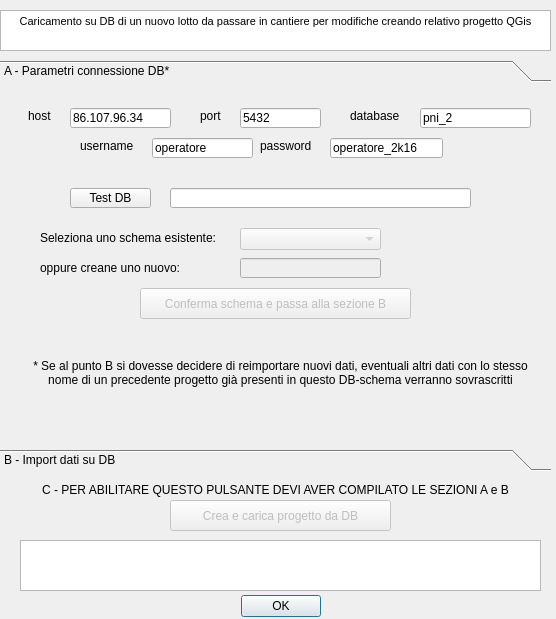
<?xml version="1.0" encoding="UTF-8"?>
<ui version="4.0">
 <class>ProgettoPNIDockWidgetBase</class>
 <widget class="QDialog" name="ProgettoPNIDockWidgetBase">
  <property name="geometry">
   <rect>
    <x>0</x>
    <y>0</y>
    <width>556</width>
    <height>619</height>
   </rect>
  </property>
  <property name="windowTitle">
   <string>ProgettoPNI</string>
  </property>
  <widget class="QDialogButtonBox" name="button_box">
   <property name="geometry">
    <rect>
     <x>230</x>
     <y>590</y>
     <width>91</width>
     <height>32</height>
    </rect>
   </property>
   <property name="orientation">
    <enum>Qt::Horizontal</enum>
   </property>
   <property name="standardButtons">
    <set>QDialogButtonBox::Ok</set>
   </property>
  </widget>
  <widget class="QTextBrowser" name="txtHelp">
   <property name="geometry">
    <rect>
     <x>0</x>
     <y>10</y>
     <width>551</width>
     <height>41</height>
    </rect>
   </property>
   <property name="html">
    <string>&lt;!DOCTYPE HTML PUBLIC &quot;-//W3C//DTD HTML 4.0//EN&quot; &quot;http://www.w3.org/TR/REC-html40/strict.dtd&quot;&gt;
&lt;html&gt;&lt;head&gt;&lt;meta name=&quot;qrichtext&quot; content=&quot;1&quot; /&gt;&lt;style type=&quot;text/css&quot;&gt;
p, li { white-space: pre-wrap; }
&lt;/style&gt;&lt;/head&gt;&lt;body style=&quot; font-family:'MS Shell Dlg 2'; font-size:8.15094pt; font-weight:400; font-style:normal;&quot;&gt;
&lt;p align=&quot;center&quot; style=&quot; margin-top:0px; margin-bottom:0px; margin-left:0px; margin-right:0px; -qt-block-indent:0; text-indent:0px;&quot;&gt;&lt;span style=&quot; font-size:8.15094pt;&quot;&gt;Caricamento su DB di un nuovo lotto da passare in cantiere per modifiche creando relativo progetto QGis&lt;/span&gt;&lt;/p&gt;&lt;/body&gt;&lt;/html&gt;</string>
   </property>
  </widget>
  <widget class="QTextBrowser" name="txtFeedback">
   <property name="geometry">
    <rect>
     <x>20</x>
     <y>540</y>
     <width>521</width>
     <height>51</height>
    </rect>
   </property>
  </widget>
  <widget class="QWidget" name="layoutWidget">
   <property name="geometry">
    <rect>
     <x>0</x>
     <y>0</y>
     <width>2</width>
     <height>2</height>
    </rect>
   </property>
   <layout class="QVBoxLayout" name="verticalLayout"/>
  </widget>
  <widget class="QToolBox" name="toolbox">
   <property name="enabled">
    <bool>true</bool>
   </property>
   <property name="geometry">
    <rect>
     <x>0</x>
     <y>60</y>
     <width>551</width>
     <height>411</height>
    </rect>
   </property>
   <property name="toolTip">
    <string/>
   </property>
   <widget class="QWidget" name="chkDB">
    <property name="enabled">
     <bool>true</bool>
    </property>
    <property name="geometry">
     <rect>
      <x>0</x>
      <y>0</y>
      <width>551</width>
      <height>355</height>
     </rect>
    </property>
    <attribute name="label">
     <string>A - Parametri connessione DB*</string>
    </attribute>
    <widget class="QLabel" name="label">
     <property name="geometry">
      <rect>
       <x>28</x>
       <y>20</y>
       <width>41</width>
       <height>16</height>
      </rect>
     </property>
     <property name="text">
      <string>host</string>
     </property>
    </widget>
    <widget class="QLineEdit" name="hostDB">
     <property name="geometry">
      <rect>
       <x>70</x>
       <y>20</y>
       <width>101</width>
       <height>20</height>
      </rect>
     </property>
     <property name="text">
      <string>86.107.96.34</string>
     </property>
    </widget>
    <widget class="QLineEdit" name="portDB">
     <property name="geometry">
      <rect>
       <x>240</x>
       <y>20</y>
       <width>81</width>
       <height>20</height>
      </rect>
     </property>
     <property name="text">
      <string>5432</string>
     </property>
    </widget>
    <widget class="QLineEdit" name="usrDB">
     <property name="geometry">
      <rect>
       <x>152</x>
       <y>50</y>
       <width>101</width>
       <height>20</height>
      </rect>
     </property>
     <property name="text">
      <string>operatore</string>
     </property>
    </widget>
    <widget class="QLineEdit" name="pwdDB">
     <property name="geometry">
      <rect>
       <x>330</x>
       <y>50</y>
       <width>113</width>
       <height>20</height>
      </rect>
     </property>
     <property name="text">
      <string>operatore_2k16</string>
     </property>
    </widget>
    <widget class="QLineEdit" name="nameDB">
     <property name="geometry">
      <rect>
       <x>420</x>
       <y>20</y>
       <width>111</width>
       <height>20</height>
      </rect>
     </property>
     <property name="text">
      <string>pni_2</string>
     </property>
    </widget>
    <widget class="QLabel" name="label_2">
     <property name="geometry">
      <rect>
       <x>200</x>
       <y>20</y>
       <width>41</width>
       <height>16</height>
      </rect>
     </property>
     <property name="text">
      <string>port</string>
     </property>
    </widget>
    <widget class="QLabel" name="label_3">
     <property name="geometry">
      <rect>
       <x>80</x>
       <y>50</y>
       <width>71</width>
       <height>16</height>
      </rect>
     </property>
     <property name="text">
      <string>username</string>
     </property>
    </widget>
    <widget class="QLabel" name="label_4">
     <property name="geometry">
      <rect>
       <x>260</x>
       <y>50</y>
       <width>61</width>
       <height>16</height>
      </rect>
     </property>
     <property name="text">
      <string>password</string>
     </property>
    </widget>
    <widget class="QLabel" name="label_5">
     <property name="geometry">
      <rect>
       <x>350</x>
       <y>20</y>
       <width>61</width>
       <height>16</height>
      </rect>
     </property>
     <property name="text">
      <string>database</string>
     </property>
    </widget>
    <widget class="QToolButton" name="testBtn">
     <property name="geometry">
      <rect>
       <x>70</x>
       <y>100</y>
       <width>81</width>
       <height>20</height>
      </rect>
     </property>
     <property name="text">
      <string>Test DB</string>
     </property>
    </widget>
    <widget class="QLineEdit" name="testAnswer">
     <property name="geometry">
      <rect>
       <x>170</x>
       <y>100</y>
       <width>301</width>
       <height>20</height>
      </rect>
     </property>
     <property name="readOnly">
      <bool>true</bool>
     </property>
    </widget>
    <widget class="QLabel" name="label_9">
     <property name="geometry">
      <rect>
       <x>40</x>
       <y>140</y>
       <width>191</width>
       <height>20</height>
      </rect>
     </property>
     <property name="text">
      <string>Seleziona uno schema esistente:</string>
     </property>
    </widget>
    <widget class="QLineEdit" name="schemaDB">
     <property name="enabled">
      <bool>false</bool>
     </property>
     <property name="geometry">
      <rect>
       <x>240</x>
       <y>170</y>
       <width>141</width>
       <height>20</height>
      </rect>
     </property>
     <property name="text">
      <string/>
     </property>
    </widget>
    <widget class="QLabel" name="label_6">
     <property name="geometry">
      <rect>
       <x>20</x>
       <y>260</y>
       <width>521</width>
       <height>51</height>
      </rect>
     </property>
     <property name="text">
      <string>&lt;html&gt;&lt;head/&gt;&lt;body&gt;&lt;p align=&quot;center&quot;&gt;* Se al punto B si dovesse decidere di reimportare nuovi dati, eventuali altri dati con lo stesso nome di un precedente progetto già presenti in questo DB-schema verranno sovrascritti&lt;/p&gt;&lt;/body&gt;&lt;/html&gt;</string>
     </property>
     <property name="wordWrap">
      <bool>true</bool>
     </property>
    </widget>
    <widget class="QLabel" name="label_10">
     <property name="geometry">
      <rect>
       <x>40</x>
       <y>170</y>
       <width>191</width>
       <height>20</height>
      </rect>
     </property>
     <property name="text">
      <string>oppure creane uno nuovo:</string>
     </property>
    </widget>
    <widget class="QComboBox" name="schemaDB_combo">
     <property name="enabled">
      <bool>false</bool>
     </property>
     <property name="geometry">
      <rect>
       <x>240</x>
       <y>140</y>
       <width>141</width>
       <height>22</height>
      </rect>
     </property>
    </widget>
    <widget class="QToolButton" name="testBtn_schema">
     <property name="enabled">
      <bool>false</bool>
     </property>
     <property name="geometry">
      <rect>
       <x>140</x>
       <y>200</y>
       <width>271</width>
       <height>31</height>
      </rect>
     </property>
     <property name="text">
      <string>Conferma schema e passa alla sezione B</string>
     </property>
    </widget>
   </widget>
   <widget class="QWidget" name="import_DB">
    <property name="geometry">
     <rect>
      <x>0</x>
      <y>0</y>
      <width>551</width>
      <height>355</height>
     </rect>
    </property>
    <attribute name="label">
     <string>B - Import dati su DB</string>
    </attribute>
    <widget class="QCheckBox" name="no_import">
     <property name="geometry">
      <rect>
       <x>10</x>
       <y>40</y>
       <width>541</width>
       <height>20</height>
      </rect>
     </property>
     <property name="text">
      <string>I dati sono già sul DB secondo le informazioni riportate nel riquadro A</string>
     </property>
    </widget>
    <widget class="QGroupBox" name="si_import">
     <property name="geometry">
      <rect>
       <x>0</x>
       <y>70</y>
       <width>551</width>
       <height>191</height>
      </rect>
     </property>
     <property name="title">
      <string>Importa i dati sul DB per creare un progetto completo</string>
     </property>
     <property name="checkable">
      <bool>true</bool>
     </property>
     <property name="checked">
      <bool>false</bool>
     </property>
     <widget class="QLabel" name="label_50">
      <property name="geometry">
       <rect>
        <x>10</x>
        <y>30</y>
        <width>531</width>
        <height>16</height>
       </rect>
      </property>
      <property name="text">
       <string>Prendi tutti gli shapefiles dalla seguente cartella di origine:</string>
      </property>
     </widget>
     <widget class="QToolButton" name="dirBrowse_btn">
      <property name="geometry">
       <rect>
        <x>30</x>
        <y>60</y>
        <width>201</width>
        <height>20</height>
       </rect>
      </property>
      <property name="text">
       <string>...cartella di origine dati...</string>
      </property>
     </widget>
     <widget class="QTextBrowser" name="txtFeedback_import">
      <property name="geometry">
       <rect>
        <x>310</x>
        <y>90</y>
        <width>231</width>
        <height>91</height>
       </rect>
      </property>
      <property name="html">
       <string>&lt;!DOCTYPE HTML PUBLIC &quot;-//W3C//DTD HTML 4.0//EN&quot; &quot;http://www.w3.org/TR/REC-html40/strict.dtd&quot;&gt;
&lt;html&gt;&lt;head&gt;&lt;meta name=&quot;qrichtext&quot; content=&quot;1&quot; /&gt;&lt;style type=&quot;text/css&quot;&gt;
p, li { white-space: pre-wrap; }
&lt;/style&gt;&lt;/head&gt;&lt;body style=&quot; font-family:'MS Shell Dlg 2'; font-size:8.15094pt; font-weight:400; font-style:normal;&quot;&gt;
&lt;p style=&quot;-qt-paragraph-type:empty; margin-top:0px; margin-bottom:0px; margin-left:0px; margin-right:0px; -qt-block-indent:0; text-indent:0px; font-size:8.15094pt;&quot;&gt;&lt;br /&gt;&lt;/p&gt;&lt;/body&gt;&lt;/html&gt;</string>
      </property>
     </widget>
     <widget class="QToolButton" name="import_shp">
      <property name="geometry">
       <rect>
        <x>20</x>
        <y>100</y>
        <width>271</width>
        <height>31</height>
       </rect>
      </property>
      <property name="text">
       <string>IMPORTA shp su DB e CREA PROGETTO</string>
      </property>
     </widget>
     <widget class="QLineEdit" name="dirBrowse_txt">
      <property name="geometry">
       <rect>
        <x>240</x>
        <y>60</y>
        <width>301</width>
        <height>20</height>
       </rect>
      </property>
     </widget>
     <widget class="QProgressBar" name="import_progressBar">
      <property name="geometry">
       <rect>
        <x>10</x>
        <y>140</y>
        <width>291</width>
        <height>23</height>
       </rect>
      </property>
      <property name="value">
       <number>0</number>
      </property>
     </widget>
     <zorder>label_50</zorder>
     <zorder>dirBrowse_btn</zorder>
     <zorder>import_shp</zorder>
     <zorder>dirBrowse_txt</zorder>
     <zorder>import_progressBar</zorder>
     <zorder>txtFeedback_import</zorder>
    </widget>
    <widget class="QLabel" name="label_68">
     <property name="geometry">
      <rect>
       <x>20</x>
       <y>10</y>
       <width>161</width>
       <height>16</height>
      </rect>
     </property>
     <property name="text">
      <string>Tpo di dati da importare</string>
     </property>
    </widget>
    <widget class="QRadioButton" name="ced_radioButton">
     <property name="enabled">
      <bool>true</bool>
     </property>
     <property name="geometry">
      <rect>
       <x>190</x>
       <y>10</y>
       <width>151</width>
       <height>18</height>
      </rect>
     </property>
     <property name="text">
      <string>CeD (piccoli comuni)</string>
     </property>
     <property name="checked">
      <bool>true</bool>
     </property>
     <attribute name="buttonGroup">
      <string notr="true">buttonGroup</string>
     </attribute>
    </widget>
    <widget class="QRadioButton" name="aib_radioButton">
     <property name="enabled">
      <bool>true</bool>
     </property>
     <property name="geometry">
      <rect>
       <x>370</x>
       <y>10</y>
       <width>90</width>
       <height>18</height>
      </rect>
     </property>
     <property name="text">
      <string>AeB (città)</string>
     </property>
     <attribute name="buttonGroup">
      <string notr="true">buttonGroup</string>
     </attribute>
    </widget>
    <widget class="QGroupBox" name="si_import_parziale">
     <property name="geometry">
      <rect>
       <x>9</x>
       <y>270</y>
       <width>541</width>
       <height>91</height>
      </rect>
     </property>
     <property name="title">
      <string>Importa dati parziali su DB per poi creare progetto completo da pulsante C</string>
     </property>
     <property name="checkable">
      <bool>true</bool>
     </property>
     <property name="checked">
      <bool>false</bool>
     </property>
     <widget class="QToolButton" name="dirBrowse_btn_parziale">
      <property name="geometry">
       <rect>
        <x>10</x>
        <y>20</y>
        <width>201</width>
        <height>20</height>
       </rect>
      </property>
      <property name="text">
       <string>...cartella di origine dati...</string>
      </property>
     </widget>
     <widget class="QLineEdit" name="dirBrowse_txt_parziale">
      <property name="geometry">
       <rect>
        <x>220</x>
        <y>20</y>
        <width>301</width>
        <height>20</height>
       </rect>
      </property>
     </widget>
     <widget class="QToolButton" name="import_shp_parziale">
      <property name="geometry">
       <rect>
        <x>130</x>
        <y>50</y>
        <width>281</width>
        <height>21</height>
       </rect>
      </property>
      <property name="text">
       <string>IMPORTA shp su DB (non crea il progetto)</string>
      </property>
     </widget>
    </widget>
   </widget>
  </widget>
  <widget class="QLabel" name="label_64">
   <property name="geometry">
    <rect>
     <x>10</x>
     <y>480</y>
     <width>531</width>
     <height>20</height>
    </rect>
   </property>
   <property name="text">
    <string>&lt;html&gt;&lt;head/&gt;&lt;body&gt;&lt;p align=&quot;center&quot;&gt;C - PER ABILITARE QUESTO PULSANTE DEVI AVER COMPILATO LE SEZIONI A e B&lt;/p&gt;&lt;/body&gt;&lt;/html&gt;</string>
   </property>
  </widget>
  <widget class="QToolButton" name="createBtn">
   <property name="enabled">
    <bool>false</bool>
   </property>
   <property name="geometry">
    <rect>
     <x>170</x>
     <y>500</y>
     <width>221</width>
     <height>31</height>
    </rect>
   </property>
   <property name="text">
    <string>Crea e carica progetto da DB</string>
   </property>
  </widget>
  <zorder>layoutWidget</zorder>
  <zorder>button_box</zorder>
  <zorder>txtHelp</zorder>
  <zorder>txtFeedback</zorder>
  <zorder>toolbox</zorder>
  <zorder>label_64</zorder>
  <zorder>createBtn</zorder>
 </widget>
 <tabstops>
  <tabstop>hostDB</tabstop>
  <tabstop>portDB</tabstop>
  <tabstop>usrDB</tabstop>
  <tabstop>pwdDB</tabstop>
  <tabstop>nameDB</tabstop>
  <tabstop>testBtn</tabstop>
  <tabstop>testAnswer</tabstop>
  <tabstop>txtFeedback</tabstop>
  <tabstop>txtHelp</tabstop>
 </tabstops>
 <resources/>
 <connections>
  <connection>
   <sender>button_box</sender>
   <signal>accepted()</signal>
   <receiver>ProgettoPNIDockWidgetBase</receiver>
   <slot>accept()</slot>
   <hints>
    <hint type="sourcelabel">
     <x>20</x>
     <y>20</y>
    </hint>
    <hint type="destinationlabel">
     <x>20</x>
     <y>20</y>
    </hint>
   </hints>
  </connection>
  <connection>
   <sender>button_box</sender>
   <signal>rejected()</signal>
   <receiver>ProgettoPNIDockWidgetBase</receiver>
   <slot>reject()</slot>
   <hints>
    <hint type="sourcelabel">
     <x>20</x>
     <y>20</y>
    </hint>
    <hint type="destinationlabel">
     <x>20</x>
     <y>20</y>
    </hint>
   </hints>
  </connection>
 </connections>
 <buttongroups>
  <buttongroup name="buttonGroup"/>
 </buttongroups>
</ui>
